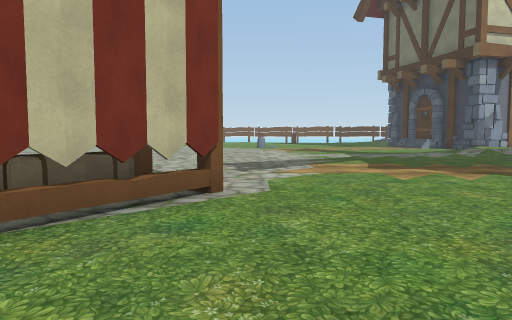
view 1 (above)

24 first-person views from a walk through a 3-D level made in the Unity game engine. The camera is 1.3 m above the floor, tilts 4° down and sees 70° across. The floor is counted in squares, 2 m on a side. Each view is taken from the middle of a square. On the plan, view 1 faces up. The plan holds only what a view shows up to about 11 squares ahead; the rest is blank. The place goes on beyond the plan. Some animated figures are left out. Some surface patterns are stand-ins.

view 2
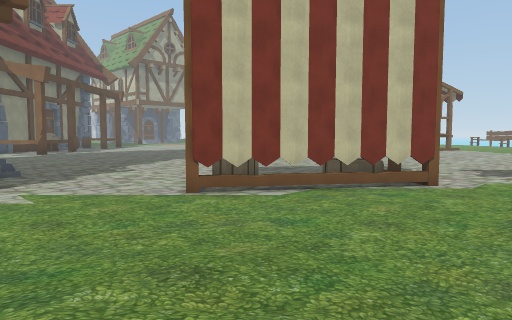

view 3
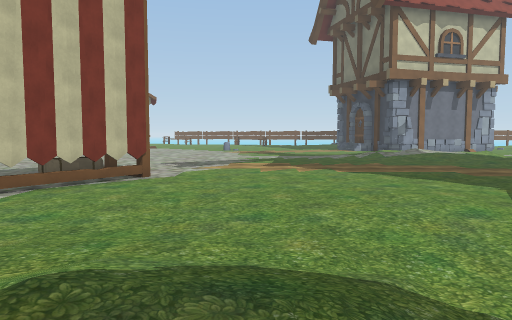

view 4
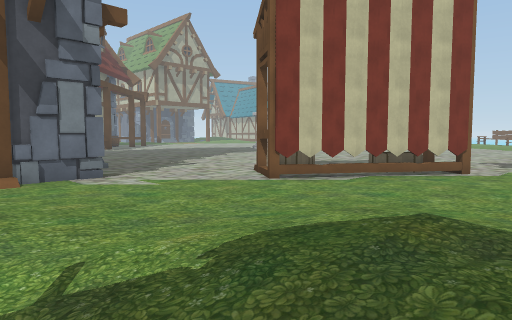

view 5
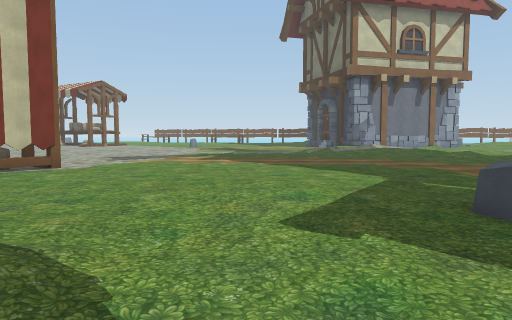

view 6
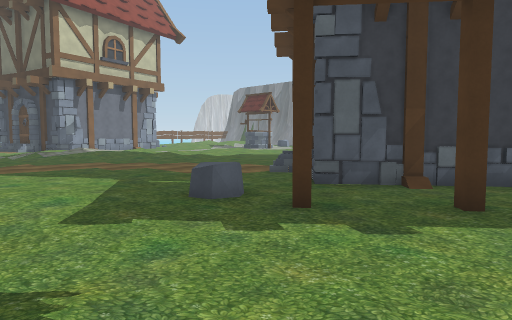

view 7
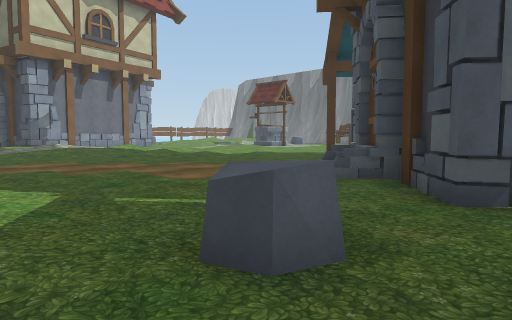

view 8
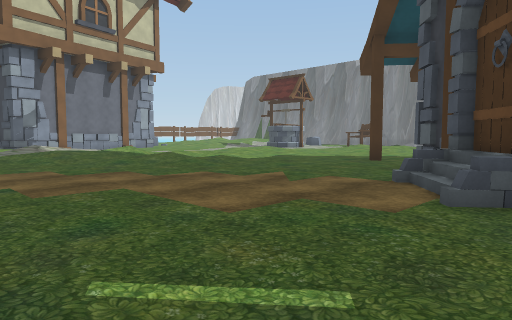

view 9
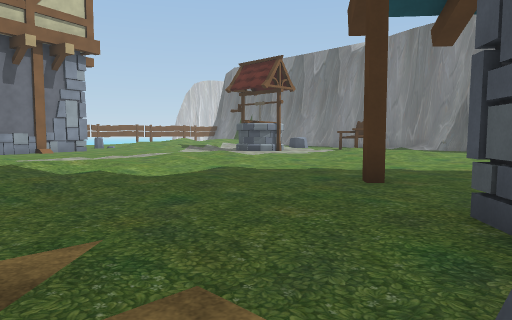

view 10
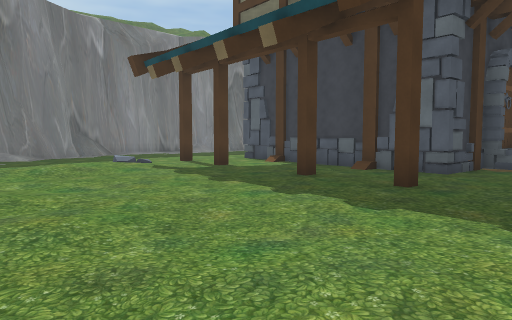

view 11
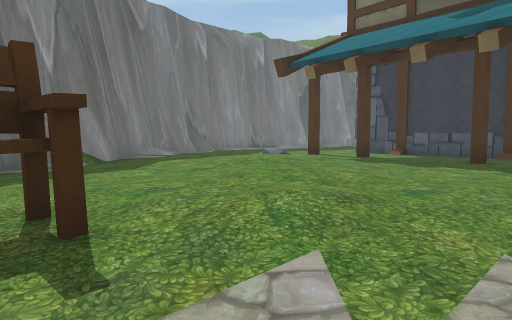

view 12
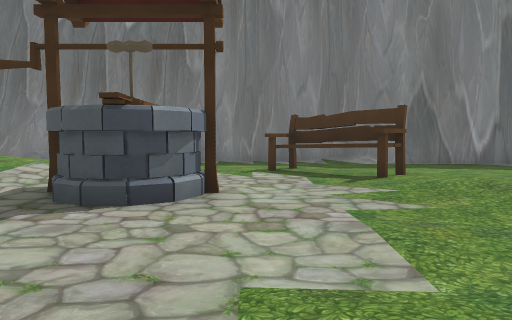

view 13
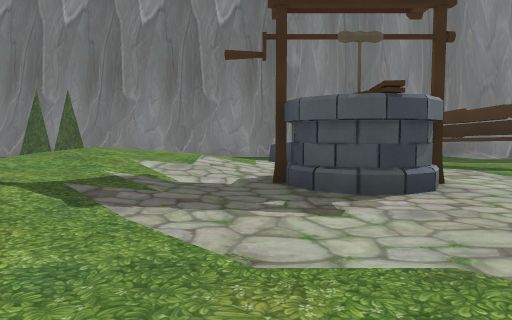

view 14
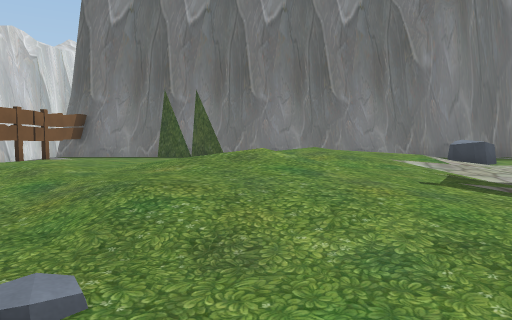

view 15
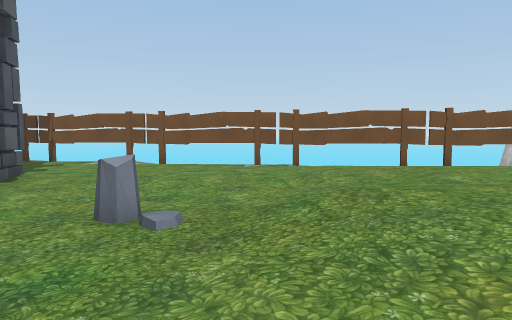

view 16
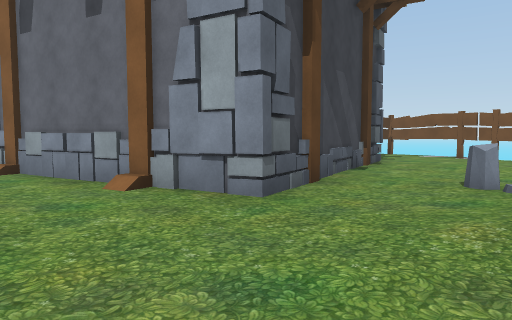

view 17
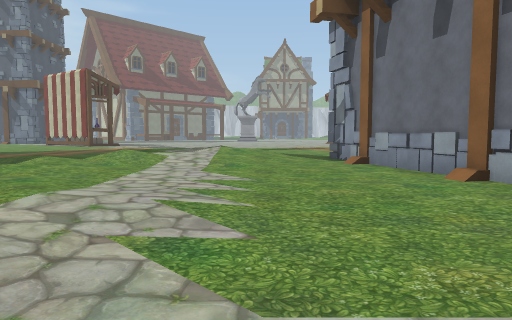

view 18
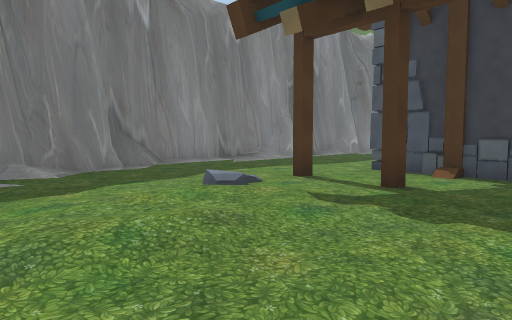

view 19
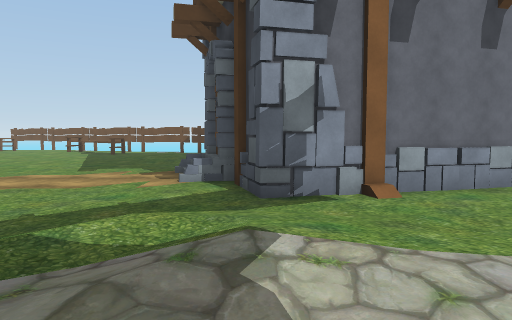

view 20
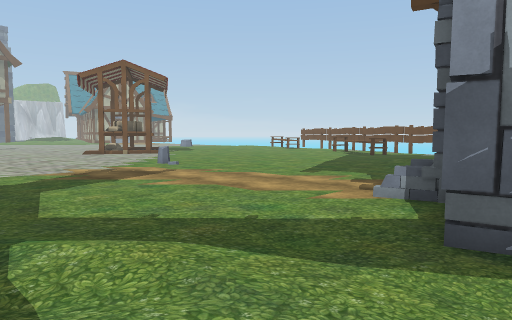

view 21
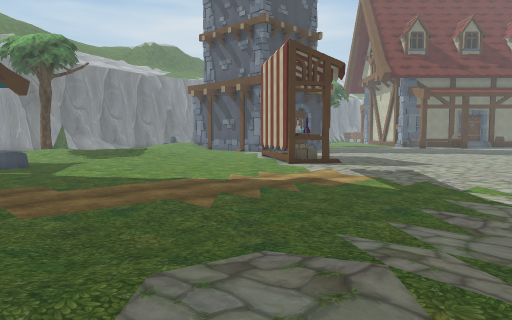

view 22
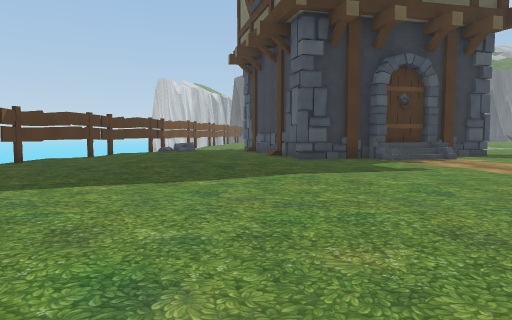

view 23
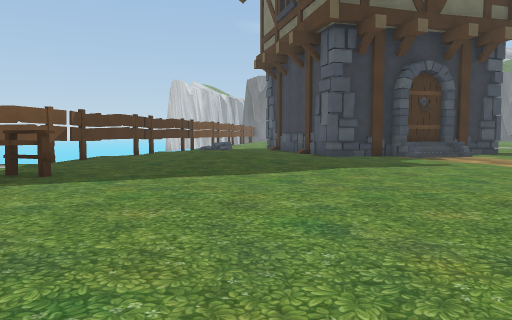

view 24
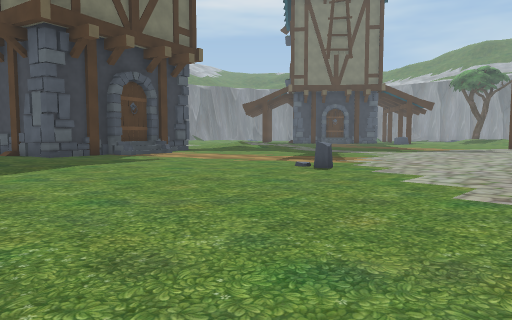

### Floor plan
Key: @ floor where view 1 was taken; # wall or solid block; . main floor; : floor 0.25 m higher than the main floor; + floor 0.5 m higher than the main floor; * floor 0.75 m higher than the main floor; / step, stairs or slope; = window, fence, low wall or low ledge; ≈ liquid the walk keeps out of; ^ raised ledge; T tower; R rock; B bench; O other object.
Columns run from 9 left of view 1 to 27 right of it. Each row starts with its distance up from view 1.
 27            BB...OOO
 26           ..B...... OOO≈≈
 25         .......///   ...OOOO
 24      .........:::/R   .......OOOOO ≈#
 23      .........:::::   ......::::   O#
 22      ..........:/..    #..::::::: ..#
 21      ............##    #...../+::/..#
 20       ...........#     #....//+:: ..#
 19       ...........#     =..R////     #
 18       ...R.......#      #../////    #
 17       ...........##    ##..////*/   #
 16       ............####^....///////  #
 15       ............#........../////  #
 14       ...........//...........////..#
 13        ... .....////.........OOO.R..#
 12        ..      ://///....:...OO.....#
 11        ......../+/://:...:/.........#
 10      ...........//////::::/......B..#
  9      ............./://::/:/.../BB...#
  8       .............////.....////.../#
  7       ..............//......::::/..##
  6     ........................////...#
  5     ...##.....................:/...#
  4     .. O ...............#.....//../#
  3  ....   #................#...//:../#
  2 .....O #............####.....///..##
  1 .....##......:.....### #...#.//...#
  0 .........@......R..#   ##....//../#
 -1 .........///...RR.##    ##..#..../#
 -2 TTTT.....////...#..#     ##......##
 -3    #...../////.....##     .......#
 -4    #..././// /...#..#     ......##
 -5         :. /+ /.          .....##

Where each view was taken, in squares from view 1:
view 1: 0 up, 0 right, facing up
view 2: 3 down, 2 right, facing up-left
view 3: 4 down, 2 right, facing up
view 4: 5 down, 2 right, facing up-left
view 5: 4 down, 4 right, facing up
view 6: 5 down, 3 right, facing up-right
view 7: 2 down, 5 right, facing up-right
view 8: 0 up, 6 right, facing up-right
view 9: 2 up, 10 right, facing up-right
view 10: 10 up, 17 right, facing down
view 11: 11 up, 21 right, facing down
view 12: 11 up, 16 right, facing right
view 13: 14 up, 16 right, facing right
view 14: 18 up, 16 right, facing right
view 15: 16 up, 18 right, facing up
view 16: 14 up, 18 right, facing up-left
view 17: 13 up, 19 right, facing left
view 18: 6 up, 20 right, facing down
view 19: 10 up, 9 right, facing up
view 20: 12 up, 10 right, facing up-left
view 21: 12 up, 9 right, facing down-left
view 22: 22 up, 2 left, facing right
view 23: 23 up, 3 left, facing right
view 24: 24 up, 4 left, facing down-right
